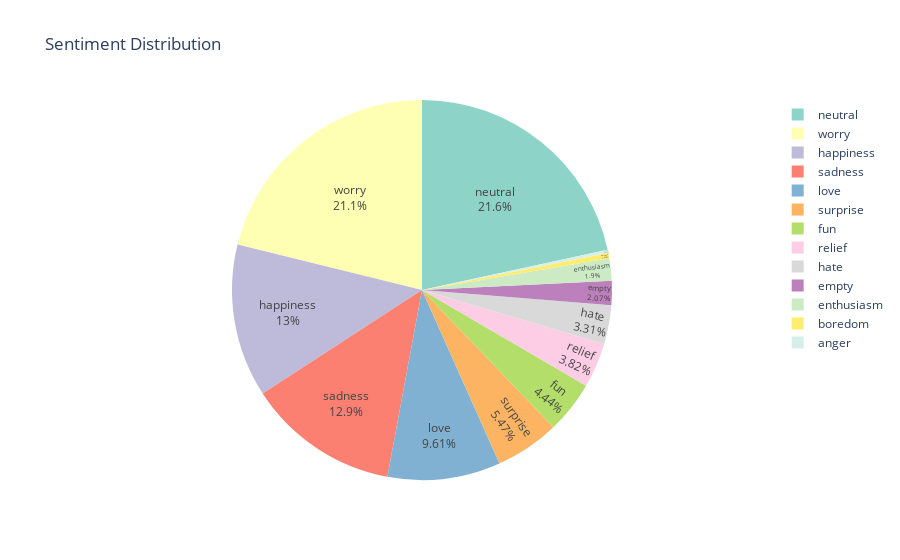

Notebook code cell kept with this figure:
### Code cell
sentiment_counts = data['sentiment'].value_counts().reset_index()
sentiment_counts.columns = ['sentiment', 'count']

fig = px.pie(sentiment_counts, 
             names='sentiment', 
             values='count', 
             title='Sentiment Distribution',
             labels={'sentiment': 'Sentiment'},
             color_discrete_sequence=px.colors.qualitative.Set3)

fig.update_traces(textposition='inside', textinfo='percent+label')
fig.show()

### Figure 1 — Plotly figure (JSON) as saved in the notebook; plotly's stock layout.template omitted (floating-point values rounded to 4 significant figures)
{"data": [{"domain": {"x": [0, 1], "y": [0, 1]}, "hovertemplate": "Sentiment=%{label}<br>count=%{value}<extra></extra>", "labels": ["neutral", "worry", "happiness", "sadness", "love", "surprise", "fun", "relief", "hate", "empty", "enthusiasm", "boredom", "anger"], "legendgroup": "", "name": "", "showlegend": true, "textinfo": "percent+label", "textposition": "inside", "type": "pie", "values": [8638, 8459, 5209, 5165, 3842, 2187, 1776, 1526, 1323, 827, 759, 179, 110]}], "layout": {"legend": {"tracegroupgap": 0}, "piecolorway": ["rgb(141,211,199)", "rgb(255,255,179)", "rgb(190,186,218)", "rgb(251,128,114)", "rgb(128,177,211)", "rgb(253,180,98)", "rgb(179,222,105)", "rgb(252,205,229)", "rgb(217,217,217)", "rgb(188,128,189)", "rgb(204,235,197)", "rgb(255,237,111)"], "title": {"text": "Sentiment Distribution"}}}
